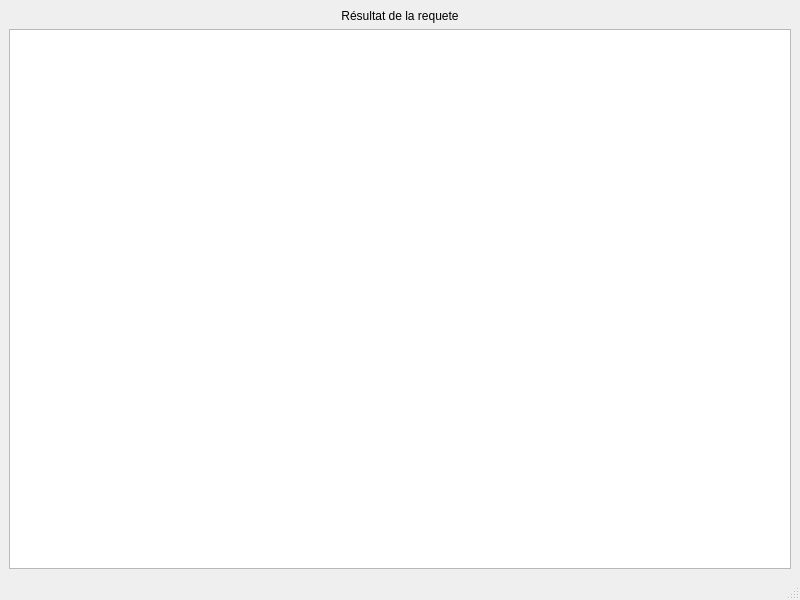
<?xml version="1.0" encoding="UTF-8"?>
<ui version="4.0">
 <class>MainWindow</class>
 <widget class="QMainWindow" name="MainWindow">
  <property name="geometry">
   <rect>
    <x>0</x>
    <y>0</y>
    <width>800</width>
    <height>600</height>
   </rect>
  </property>
  <property name="windowTitle">
   <string>MainWindow</string>
  </property>
  <widget class="QWidget" name="centralwidget">
   <layout class="QVBoxLayout" name="verticalLayout">
    <item>
     <widget class="QLabel" name="label">
      <property name="text">
       <string>Résultat de la requete</string>
      </property>
      <property name="alignment">
       <set>Qt::AlignCenter</set>
      </property>
     </widget>
    </item>
    <item>
     <widget class="QTableWidget" name="tableWidget"/>
    </item>
   </layout>
  </widget>
  <widget class="QMenuBar" name="menubar">
   <property name="geometry">
    <rect>
     <x>0</x>
     <y>0</y>
     <width>800</width>
     <height>22</height>
    </rect>
   </property>
  </widget>
  <widget class="QStatusBar" name="statusbar"/>
 </widget>
 <resources/>
 <connections/>
</ui>
